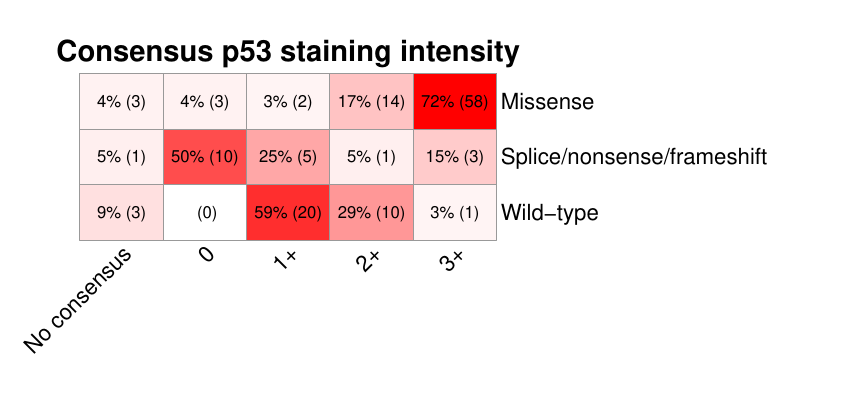

Source code (R):
library(data.table)
library(magrittr)
library(ggplot2)
library(pheatmap)

dt <- data.table::fread("../Data/p53_scores.tsv")

consensus <- function(x){
  
  t <- table(x)
  
  score <- ifelse(any(t > 1), names(t)[which.max(t)], as.character(NA))
  
  return(as.numeric(score))
  
}

dt[, con_score := p53_intensity %>% consensus, by = "ID"]

d_all <- dt %>% data.table::copy() %>%
  .[protein_change == "WT", protein_change := "Wild-type"] %>%
  .[effect == "Null", protein_change := "Splice/nonsense/frameshift"] %>%
  .[effect == "Missense", protein_change := "Missense"] %>%
  .[, ID %>% unique %>% length, by = c("protein_change", "con_score")]

m <- d_all

m %<>% dcast(protein_change ~ con_score, value.var = "V1")

rn <- m[, protein_change]

cn <- c("No consensus", "0", "1+", "2+", "3+")

m <- m[, .SD, .SDcols = 2:ncol(m)] %>% as.matrix()

rownames(m) <- rn

m[is.na(m)] <- 0

raw_m <- m

m <- apply(m, 1, function(v) prop.table(v) %>%
             sprintf(fmt = "%.2f") %>% as.numeric) %>% t

colnames(m) <- cn

display_mod <- function(m){
  
  m <-  (m * 100) %>% sprintf(fmt = "%.0f%%") %>%
    matrix(ncol = ncol(m))
  
  m[m == "0%"] <- ""
  
  return(m)
  
}

anno <- paste0(m %>% display_mod, " (", raw_m, ")") %>%
  matrix(nrow = nrow(m))

hm <- pheatmap::pheatmap(m,
                         color = colorRampPalette(c("white", "red"))(100),
                         cellwidth = 60, cellheight = 40,
                         cluster_cols = FALSE, cluster_rows = FALSE,
                         display_numbers = anno,
                         number_color = "black", number_face = "bold",
                         main = "Consensus p53 staining intensity",
                         legend = FALSE,
                         angle_col = 45,
                         fontsize_number = 12,
                         fontsize = 16,
                         fontsize_col = 16,
                         fontsize_row = 16
)

save_pheatmap_pdf <- function(x, filename, width=7, height=7) {
  stopifnot(!missing(x))
  stopifnot(!missing(filename))
  pdf(filename, width=width, height=height)
  grid::grid.newpage()
  grid::grid.draw(x$gtable)
  dev.off()
}

save_pheatmap_pdf(hm, "Figure_1B.pdf", width = 8.5, height = 4)


